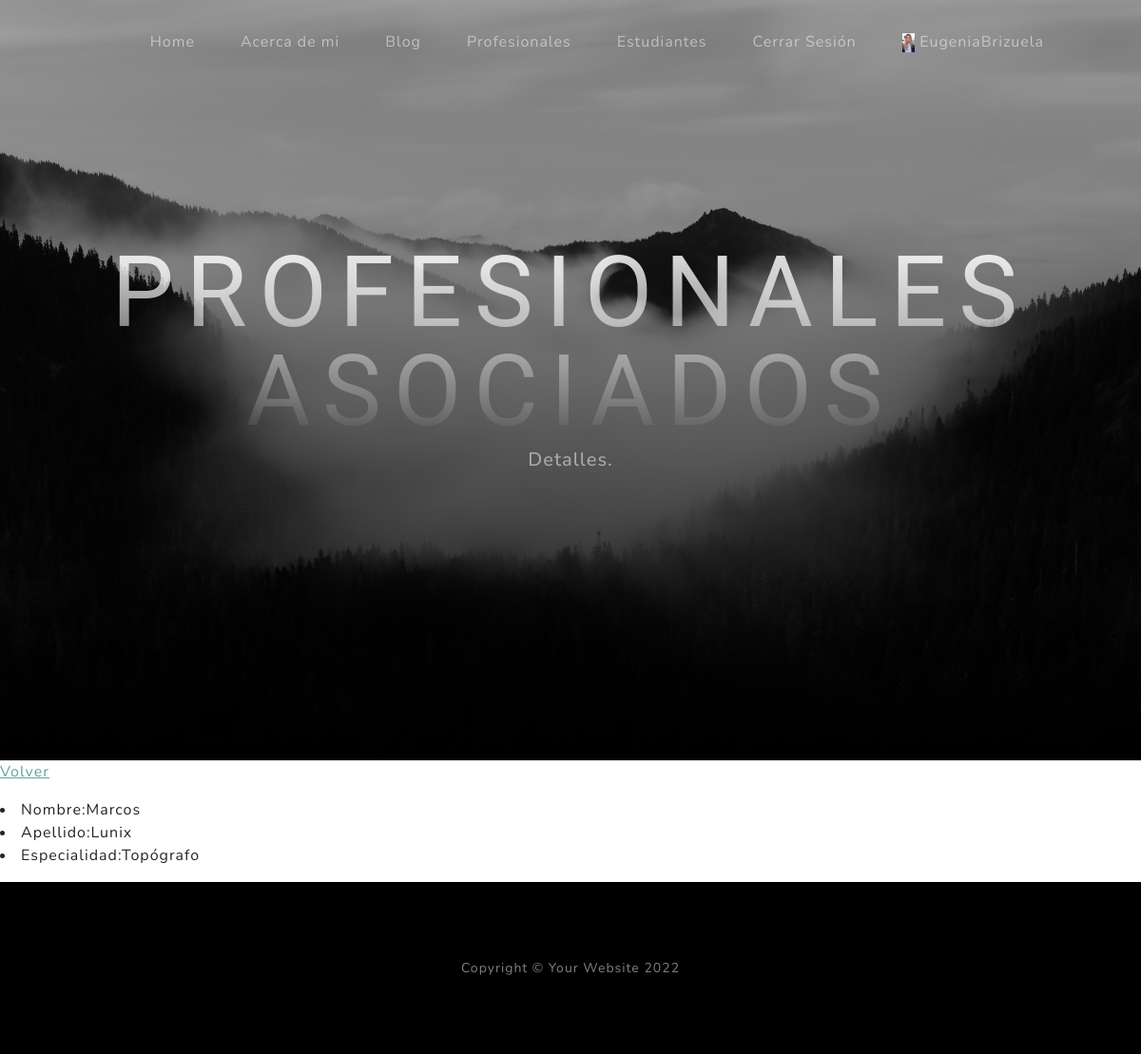
The app's page /clases/profesional/8/ (signed in), older data.
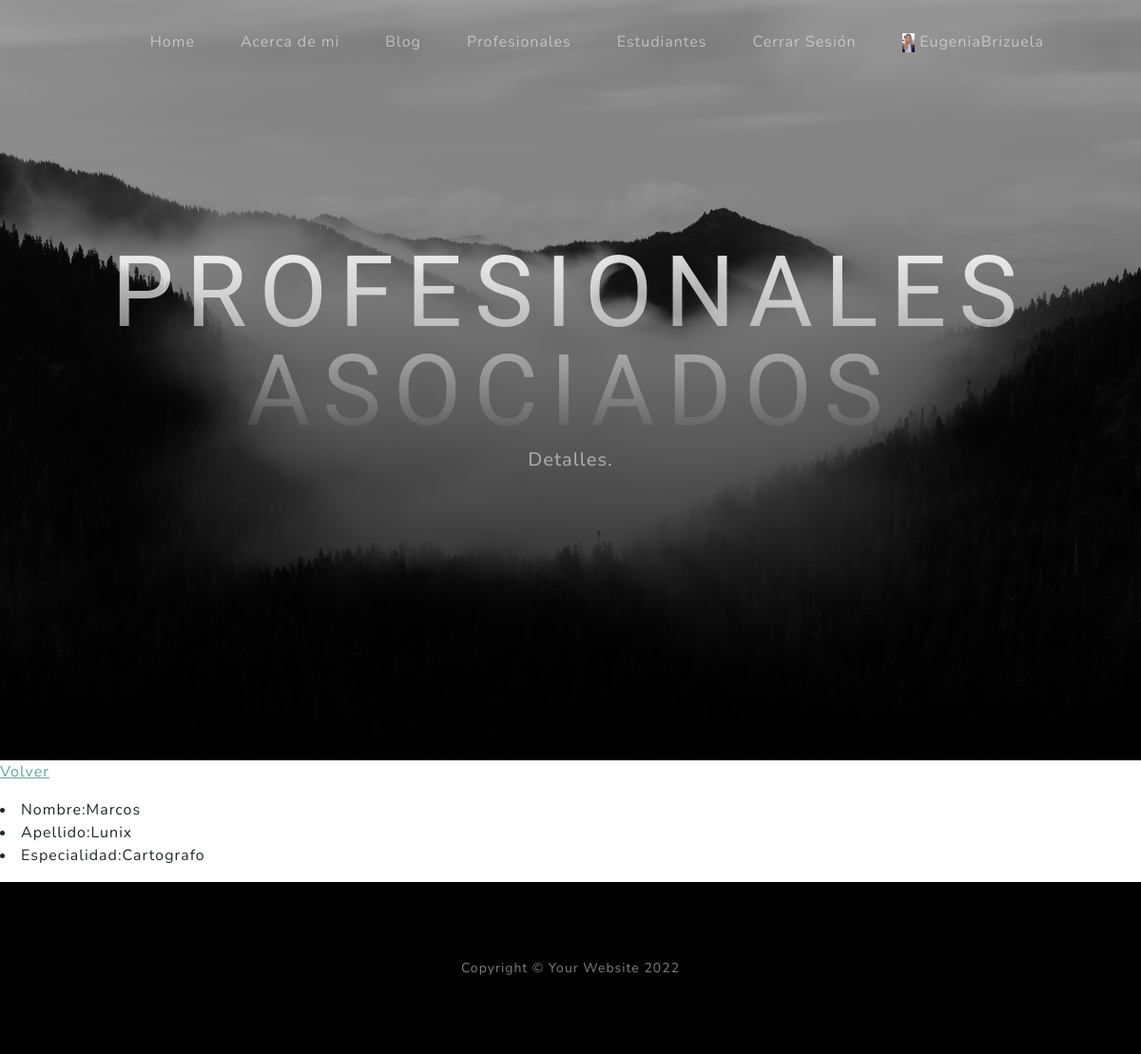
The same page, newer data.
### clases/models.py (models this page shows, shortened)
class Profesional (models.Model):
    nombre = models.CharField(max_length=20)
    apellido = models.CharField(max_length=30)
    especialidad = models.CharField (max_length=50)

### clases/views.py (the view)
# urls.py: path('profesional/<int:pk>/', views.ProfesionalDetalle.as_view(), name = 'profesional_detalle'),
class ProfesionalDetalle (DetailView):
    model = Profesional
    template_name = 'clases/profesional_detalle.html'

### clases/templates/clases/profesional_detalle.html
{% extends 'index/index.html' %}
{% block 'header_text_block' %}
    <h1 class="mx-auto my-0 text-uppercase">Profesionales asociados</h1>
    <h2 class="text-white-50 mx-auto mt-2 mb-5">Detalles.</h2>
{% endblock 'header_text_block' %}
{% block 'body_block' %}
  <p>
    <a href={% url 'profesional_lista' %}>Volver<a/>
  </p>
  <p>
      <li>Nombre:{{object.nombre}}</li>
      <li>Apellido:{{object.apellido}}</li>
      <li>Especialidad:{{object.especialidad}}</li>
  </p>
{% endblock 'body_block' %}

Row changes from the older to the newer data that the page shows:
changed Profesional "Marcos": especialidad "Topógrafo" → "Cartografo"
